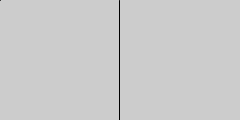
Frame 1 (no input)
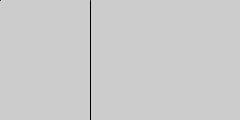
Frame 60 (the mouse pressed at the canvas centre just before this capture)
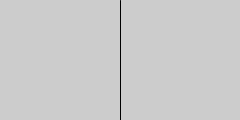
Frame 120 (the mouse held since frame 60 and released just before this capture)

The Processing sketch that drew these frames (run headless with seeded random() and noise(); from frame 60 on, the mouse is pressed at the canvas centre):

// Processing sketch: sketch_200313e
// ── sketch_200313e.pde
float x;
int offset = 10;

void setup()
{
  size(240, 120);
  x = width / 2;
}

void draw()
{
  background(204);
  
  if(mouseX > x)
  {
    x += 0.5;
    offset = -10;
  }
  
  if(mouseX < x)
  {
    x -= 0.5;
    offset = 10;
  }
  
  line(x, 0, x, height);
  //line(mouseX, mouseY, mouseX + offset, mouseY - 10);
  //line(mouseX, mouseY, mouseX + offset, mouseY + 10);
  //line(mouseX, mouseY, mouseX + offset * 3, mouseY);
  point(mouseX, mouseY);
}
